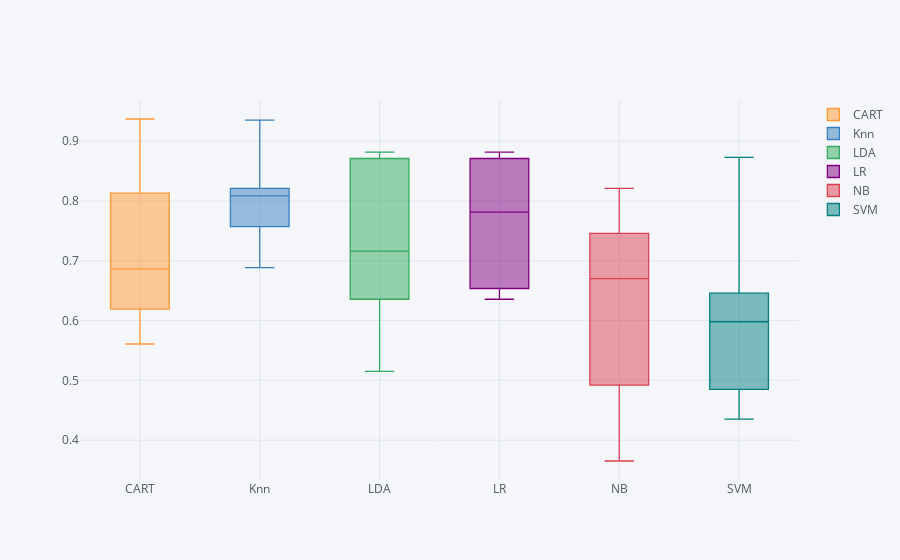

The notebook cell saved with this chart:
### Code cell
f1.iplot(kind='box')

### Figure 1 — Plotly figure (JSON) as saved in the notebook; plotly's stock layout.template omitted (floating-point values rounded to 4 significant figures)
{"data": [{"boxpoints": false, "line": {"width": 1.3}, "marker": {"color": "rgba(255, 153, 51, 1.0)"}, "name": "CART", "type": "box", "y": [0.6357, 0.8132, 0.8211, 0.7639, 0.5825, 0.664, 0.7091, 0.9373, 0.5608, 0.619]}, {"boxpoints": false, "line": {"width": 1.3}, "marker": {"color": "rgba(55, 128, 191, 1.0)"}, "name": "Knn", "type": "box", "y": [0.6886, 0.8211, 0.8132, 0.7571, 0.8786, 0.7018, 0.7922, 0.8057, 0.8118, 0.9352]}, {"boxpoints": false, "line": {"width": 1.3}, "marker": {"color": "rgba(50, 171, 96, 1.0)"}, "name": "LDA", "type": "box", "y": [0.6136, 0.8712, 0.8819, 0.6357, 0.8712, 0.6357, 0.5152, 0.6863, 0.746, 0.875]}, {"boxpoints": false, "line": {"width": 1.3}, "marker": {"color": "rgba(128, 0, 128, 1.0)"}, "name": "LR", "type": "box", "y": [0.8712, 0.8712, 0.8819, 0.6357, 0.8132, 0.6357, 0.6537, 0.746, 0.75, 0.875]}, {"boxpoints": false, "line": {"width": 1.3}, "marker": {"color": "rgba(219, 64, 82, 1.0)"}, "name": "NB", "type": "box", "y": [0.7167, 0.7639, 0.6458, 0.8211, 0.664, 0.4706, 0.4921, 0.3651, 0.6761, 0.746]}, {"boxpoints": false, "line": {"width": 1.3}, "marker": {"color": "rgba(0, 128, 128, 1.0)"}, "name": "SVM", "type": "box", "y": [0.4706, 0.6458, 0.6136, 0.4848, 0.7018, 0.5825, 0.4353, 0.619, 0.5466, 0.873]}], "layout": {"legend": {"bgcolor": "#F5F6F9", "font": {"color": "#4D5663"}}, "paper_bgcolor": "#F5F6F9", "plot_bgcolor": "#F5F6F9", "titlefont": {"color": "#4D5663"}, "xaxis1": {"gridcolor": "#E1E5ED", "showgrid": true, "tickfont": {"color": "#4D5663"}, "title": "", "titlefont": {"color": "#4D5663"}, "zerolinecolor": "#E1E5ED"}, "yaxis1": {"gridcolor": "#E1E5ED", "showgrid": true, "tickfont": {"color": "#4D5663"}, "title": "", "titlefont": {"color": "#4D5663"}, "zerolinecolor": "#E1E5ED"}}}
